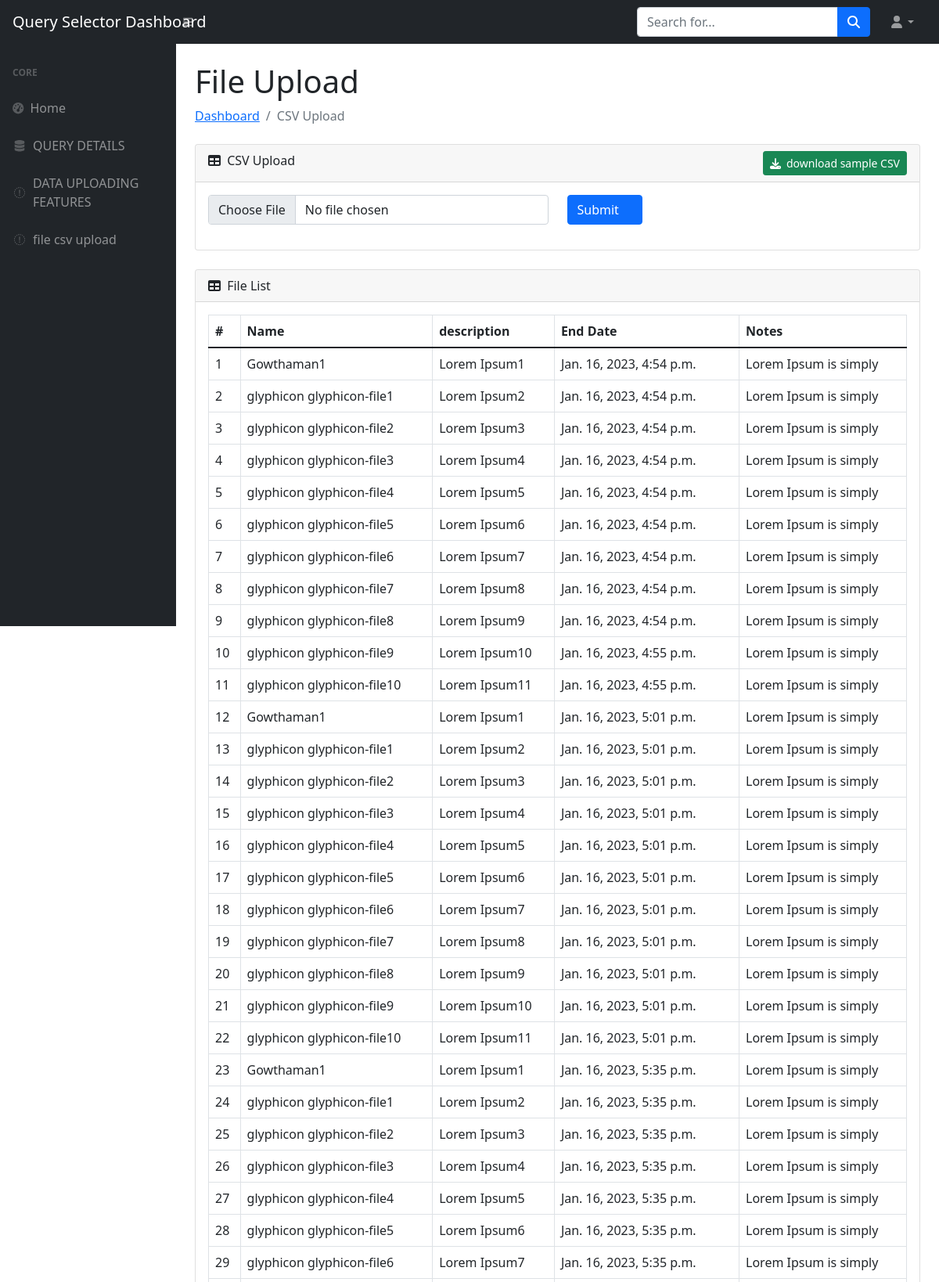
Screenshot of /upload/csv/ (upper part) with the database file from the repository.
### crud/models.py (models this page shows)
class CsvUpload(models.Model):
    name = models.CharField(max_length=255, blank=True)
    description = models.CharField(max_length=255, blank=True)
    end_date = models.DateTimeField()
    notes = models.CharField(max_length=255, blank=True)

### crud/views.py (the view, shortened to what this page needs)
# urls.py: path('upload/csv/', views.upload_csv, name='upload_csv'),
def upload_csv(request):
    if 'GET' == request.method:
        csvdata = CsvUpload.objects.all()
        context = {'csvdata': csvdata}
        return render(request, 'upload_csv.html', context)

### templates/upload_csv.html (shortened to what this page needs)
{% extends 'layout/app.html' %}
{% load static %}
{% block body %}
    <div class="container-fluid px-4">
        <h1 class="mt-4">File Upload</h1>
        <ol class="breadcrumb mb-4">
            <li class="breadcrumb-item"><a href="/">Dashboard</a></li>
            <li class="breadcrumb-item active">CSV Upload</li>
        </ol>
        <div class="card mb-4">
            <div class="card-header">
                <i class="fas fa-table me-1"></i>
                CSV Upload
                 <a class="btn-sm btn btn-success" href="{% static 'sample.csv' %}" download style="float: right"><span class="fa fa-download" ></span> &nbsp;download sample CSV</a>
            </div>
            <div class="card-body">
                <form class="form-horizontal" action="{% url "upload_csv" %}" method="POST" enctype="multipart/form-data">
                    <div class="row">
                        <div class="col-6">
                            <div class="input-group mb-3">
                                <input type="file" class="form-control custom-file-input file" name="csv_file" id="input01">
                            </div>
                        </div>
                        <div class="col-3">
                            <div class="input-group mb-3">
                                <button class="btn btn-primary btn-block" type="submit">Submit &nbsp;&nbsp;&nbsp;</button>
                            </div>
                        </div>
                    </div>
                </form>
            </div>
        </div>
        <div class="card mb-4">
            <div class="card-header">
                <i class="fas fa-table me-1"></i>
                File List
            </div>
            <div class="card-body">
                <table class="table table-bordered" id="datatablesSimple" width="100%" cellspacing="0">
                    <thead>
                    <tr>
                        <th scope="col">#</th>
                        <th scope="col">Name</th>
                        <th scope="col">description</th>
                        <th scope="col">End Date</th>
                        <th scope="col">Notes</th>
                    </tr>
                    </thead>
                    <tbody>
                    {% for member in csvdata %}
                        <tr>
                            <td>{{ member.id }}</td>
                            <td>{{ member.name }}</td>
                            <td>{{ member.description }}</td>
                            <td>{{ member.end_date }}</td>
                            <td>{{ member.notes }}</td>
                        </tr>
                    {% endfor %}
                    </tbody>
                </table>
            </div>
        </div>
    </div>
{% endblock %}

### rows the page displays
CsvUpload: id "1", name "Gowthaman1", description "Lorem Ipsum1", end_date "Jan. 16, 2023, 4:54 p.m.", notes "Lorem Ipsum is simply"
CsvUpload: id "2", name "glyphicon glyphicon-file1", description "Lorem Ipsum2", end_date "Jan. 16, 2023, 4:54 p.m.", notes "Lorem Ipsum is simply"
CsvUpload: id "3", name "glyphicon glyphicon-file2", description "Lorem Ipsum3", end_date "Jan. 16, 2023, 4:54 p.m.", notes "Lorem Ipsum is simply"
CsvUpload: id "4", name "glyphicon glyphicon-file3", description "Lorem Ipsum4", end_date "Jan. 16, 2023, 4:54 p.m.", notes "Lorem Ipsum is simply"
CsvUpload: id "5", name "glyphicon glyphicon-file4", description "Lorem Ipsum5", end_date "Jan. 16, 2023, 4:54 p.m.", notes "Lorem Ipsum is simply"
CsvUpload: id "6", name "glyphicon glyphicon-file5", description "Lorem Ipsum6", end_date "Jan. 16, 2023, 4:54 p.m.", notes "Lorem Ipsum is simply"
CsvUpload: id "7", name "glyphicon glyphicon-file6", description "Lorem Ipsum7", end_date "Jan. 16, 2023, 4:54 p.m.", notes "Lorem Ipsum is simply"
CsvUpload: id "8", name "glyphicon glyphicon-file7", description "Lorem Ipsum8", end_date "Jan. 16, 2023, 4:54 p.m.", notes "Lorem Ipsum is simply"
CsvUpload: id "9", name "glyphicon glyphicon-file8", description "Lorem Ipsum9", end_date "Jan. 16, 2023, 4:54 p.m.", notes "Lorem Ipsum is simply"
CsvUpload: id "10", name "glyphicon glyphicon-file9", description "Lorem Ipsum10", end_date "Jan. 16, 2023, 4:55 p.m.", notes "Lorem Ipsum is simply"
CsvUpload: id "11", name "glyphicon glyphicon-file10", description "Lorem Ipsum11", end_date "Jan. 16, 2023, 4:55 p.m.", notes "Lorem Ipsum is simply"
CsvUpload: id "12", name "Gowthaman1", description "Lorem Ipsum1", end_date "Jan. 16, 2023, 5:01 p.m.", notes "Lorem Ipsum is simply"
CsvUpload: id "13", name "glyphicon glyphicon-file1", description "Lorem Ipsum2", end_date "Jan. 16, 2023, 5:01 p.m.", notes "Lorem Ipsum is simply"
CsvUpload: id "14", name "glyphicon glyphicon-file2", description "Lorem Ipsum3", end_date "Jan. 16, 2023, 5:01 p.m.", notes "Lorem Ipsum is simply"
CsvUpload: id "15", name "glyphicon glyphicon-file3", description "Lorem Ipsum4", end_date "Jan. 16, 2023, 5:01 p.m.", notes "Lorem Ipsum is simply"
CsvUpload: id "16", name "glyphicon glyphicon-file4", description "Lorem Ipsum5", end_date "Jan. 16, 2023, 5:01 p.m.", notes "Lorem Ipsum is simply"
CsvUpload: id "17", name "glyphicon glyphicon-file5", description "Lorem Ipsum6", end_date "Jan. 16, 2023, 5:01 p.m.", notes "Lorem Ipsum is simply"
CsvUpload: id "18", name "glyphicon glyphicon-file6", description "Lorem Ipsum7", end_date "Jan. 16, 2023, 5:01 p.m.", notes "Lorem Ipsum is simply"
CsvUpload: id "19", name "glyphicon glyphicon-file7", description "Lorem Ipsum8", end_date "Jan. 16, 2023, 5:01 p.m.", notes "Lorem Ipsum is simply"
CsvUpload: id "20", name "glyphicon glyphicon-file8", description "Lorem Ipsum9", end_date "Jan. 16, 2023, 5:01 p.m.", notes "Lorem Ipsum is simply"
CsvUpload: id "21", name "glyphicon glyphicon-file9", description "Lorem Ipsum10", end_date "Jan. 16, 2023, 5:01 p.m.", notes "Lorem Ipsum is simply"
CsvUpload: id "22", name "glyphicon glyphicon-file10", description "Lorem Ipsum11", end_date "Jan. 16, 2023, 5:01 p.m.", notes "Lorem Ipsum is simply"
CsvUpload: id "23", name "Gowthaman1", description "Lorem Ipsum1", end_date "Jan. 16, 2023, 5:35 p.m.", notes "Lorem Ipsum is simply"
CsvUpload: id "24", name "glyphicon glyphicon-file1", description "Lorem Ipsum2", end_date "Jan. 16, 2023, 5:35 p.m.", notes "Lorem Ipsum is simply"
CsvUpload: id "25", name "glyphicon glyphicon-file2", description "Lorem Ipsum3", end_date "Jan. 16, 2023, 5:35 p.m.", notes "Lorem Ipsum is simply"
CsvUpload: id "26", name "glyphicon glyphicon-file3", description "Lorem Ipsum4", end_date "Jan. 16, 2023, 5:35 p.m.", notes "Lorem Ipsum is simply"
CsvUpload: id "27", name "glyphicon glyphicon-file4", description "Lorem Ipsum5", end_date "Jan. 16, 2023, 5:35 p.m.", notes "Lorem Ipsum is simply"
CsvUpload: id "28", name "glyphicon glyphicon-file5", description "Lorem Ipsum6", end_date "Jan. 16, 2023, 5:35 p.m.", notes "Lorem Ipsum is simply"
CsvUpload: id "29", name "glyphicon glyphicon-file6", description "Lorem Ipsum7", end_date "Jan. 16, 2023, 5:35 p.m.", notes "Lorem Ipsum is simply"
